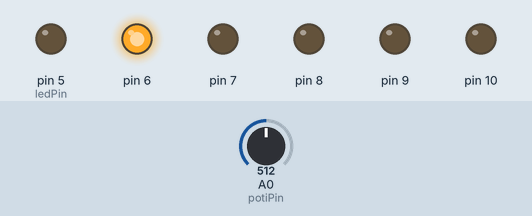
A sketch run on a simulated Arduino Uno, built with avr-gcc and run on an emulated ATmega328P. Parts: output pins drawn as LEDs (lit = HIGH). Dashed ring = blinking. The test bench sets the inputs (shaded band); at power-on: A0 (potiPin) = 512.

Above: at 0.38 s.
At 1.2 s:
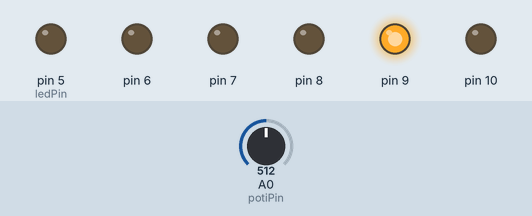
1.3 s: A0 (potiPin) set to 716
At 2.21 s:
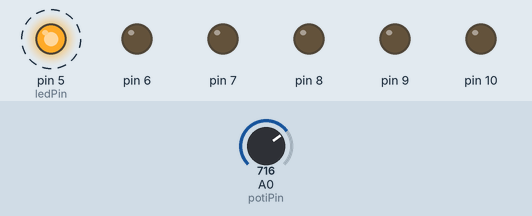
4.3 s: A0 (potiPin) set to 900
Timing chart, 0 to 13.3 s (numbered marks = the images above; inputs shaded):
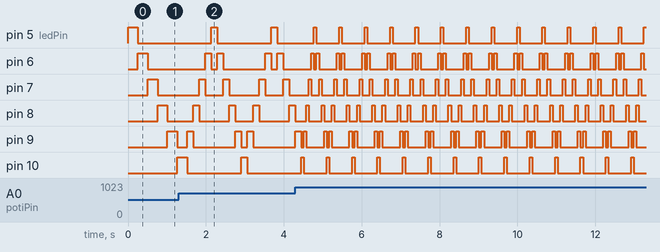

The sketch:

Lauflicht2.ino
```cpp
/*
  Lauflicht mit Berechnung
  Lösung 2 der Übungsaufgabe

  Version 1.0
  Der Hobbyelektroniker
  Der Code ist Public Domain und kann ohne Einschränkungen frei verwendet werden

*/

const int ledPin = 5;
const int potiPin = A0;
const int anzahlLeds = 6;

// Die LED's sind numeriert von 0 bis 5!
int alteLedNummer;
int ledNummer; // 0 bis 5
int richtung;  // 1 für auf und -1 für ab


void setup() {
  for (int i = 0; i < anzahlLeds; i++) {
    pinMode(ledPin+i,OUTPUT);  // Es werden 6 Ausgänge benötigt
  }
  // Startzustand
  alteLedNummer = 1;   // hier kann eine beliebige Lednummer eingetragen werden,
                       // mit Ausnahme der Startled
  ledNummer = 0;       // Start mit der LED 0
  richtung = 1;        // es geht nach oben
}

void loop() {

  // Die LED's werden ein- und ausgeschaltet
  digitalWrite(ledPin+ledNummer,HIGH);    // Die aktuelle LED wird eingeschaltet
  digitalWrite(ledPin+alteLedNummer,LOW); // Die alte LED wird ausgeschaltet

  // Die nächste LED wird ermittelt
  alteLedNummer = ledNummer;                     // Die aktuelle LED wird zur alten LED
  ledNummer += richtung;                         // nächste LED bestimmen

  // Neue Richtung bestimmen
  if (ledNummer == anzahlLeds-1) richtung = -1;  // oben angekommen, wieder nach unten
  if (ledNummer == 0) richtung = 1;              // unten angekommen, wieder nach oben

  // Die Pause
  delay(map(analogRead(potiPin),0,1023,500,5));  // Die Pause wird vom Poti gelesen

}
```

Measured:
- after the input at 4.3 s, pin 5 (ledPin): alternates HIGH for 0.07 s and LOW for 0.59 s, starting after 0.47 s; pin 10: alternates HIGH for 0.07 s and LOW for 0.59 s, starting after 0.21 s
- by itself, pin 5 (ledPin): alternates HIGH for 0.15 s and LOW for 1.4 s
- by itself, pin 6: repeats every 0.65 s: LOW 0.07 s, HIGH 0.07 s, LOW 0.46 s, HIGH 0.07 s
- by itself, pin 7: repeats every 0.65 s: LOW 0.20 s, HIGH 0.07 s, LOW 0.33 s, HIGH 0.07 s
- by itself, pin 8: repeats every 0.65 s: LOW 0.33 s, HIGH 0.07 s, LOW 0.20 s, HIGH 0.07 s
- by itself, pin 9: repeats every 0.65 s: HIGH 0.07 s, LOW 0.46 s, HIGH 0.07 s, LOW 0.07 s
